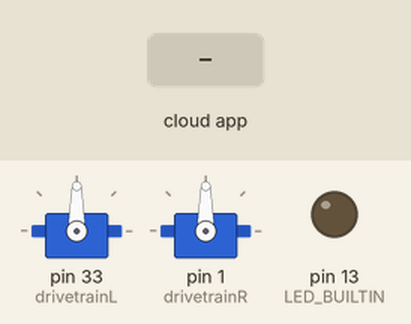
This program was run on a simulated Teensy 4. On the bench: 2 × servo, output pins drawn as LEDs (lit = HIGH). The inputs (shaded band) are chosen by the test bench. The ROS host is connected and sends only what is stated.

Above: at 5.2 s.
5.3 s: the phone or cloud app sets motor_control to 0
At 5.7 s:
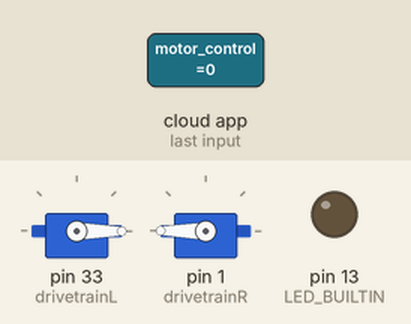
6.8 s: the phone or cloud app sets motor_control to 1
At 7.9 s:
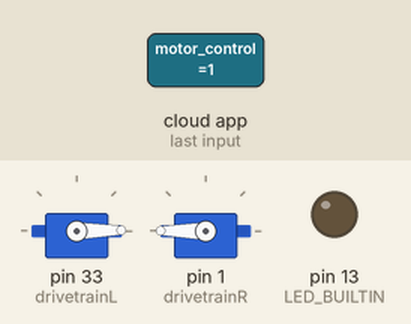
Timing chart, 0 to 9.8 s (numbered marks = the images above; inputs shaded):
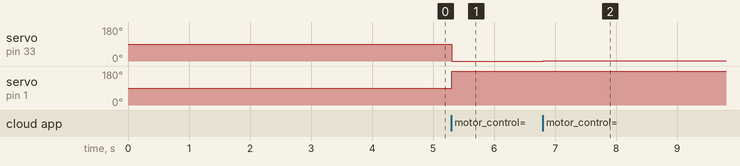

Measured:
- after the input at 5.3 s, servo on pin 33 (drivetrainL): 90° → 0° at once; servo on pin 1 (drivetrainR): 90° → 180° at once
- after the input at 6.8 s, servo on pin 33 (drivetrainL): 0° → 1° at once

The program:

main.cpp
```cpp
#include <Arduino.h>
#include <Servo.h>
#include "main.h"

Servo drivetrainL;
Servo drivetrainR;

rcl_subscription_t motor_control_sub;
//std_msgs__msg__UInt8MultiArray motor_control_msg;
std_msgs__msg__UInt16 motor_control_msg;

rcl_node_t node;
rclc_executor_t executor;
rclc_support_t support;
rcl_allocator_t allocator;

#define MICROROS_MAX_SUBSCRIBERS 4

void motor_control_callback(const void * msgin) {
  const std_msgs__msg__UInt16 * msg = (const std_msgs__msg__UInt16 *)msgin;
  int left, right;
  left = 0xFF & (msg->data);
  right = (msg->data) >> 8;
  //uint8_t *dtl = (uint8_t * )msg;
  digitalToggle(LED_BUILTIN);
  if(left > 170) {
    digitalWrite(LED_BUILTIN, HIGH);
  } else {
    digitalWrite(LED_BUILTIN, LOW);
  }
  drivetrainL.write(left);
  drivetrainR.write(180-right);
}

void setup() {
  // put your setup code here, to run once:
  Serial.begin(115200);
  Serial2.begin(9600);
  Serial2.println("test");
  set_microros_serial_transports(Serial);
  delay(2000);

  allocator = rcl_get_default_allocator();
  //printFuncln("Got default allocator");

  //create init_options

  RCSOFTCHECK(rclc_support_init(&support, 0, NULL, &allocator));
 // printFuncln("rclc_support_init Success.");


  // create node
  RCSOFTCHECK(rclc_node_init_default(&node, "micro_ros_arduino_node", "", &support));
  //printFuncln("rclc_node_init_default Success.");

  // create executor
  RCSOFTCHECK(rclc_executor_init(&executor, &support.context, MICROROS_MAX_SUBSCRIBERS, &allocator));

  pinMode(LED_BUILTIN, OUTPUT);
  drivetrainL.attach(33);
  drivetrainR.attach(1);

  drivetrainL.write(90);
  drivetrainR.write(90);

  RCSOFTCHECK(rclc_subscription_init_default(&motor_control_sub, &node, ROSIDL_GET_MSG_TYPE_SUPPORT(std_msgs, msg, UInt16), "motor_control"));

  RCSOFTCHECK(rclc_executor_add_subscription(&executor, &motor_control_sub, &motor_control_msg, &motor_control_callback, ON_NEW_DATA));

  Serial2.println("Done with setup.");
  delay(2000);
  //digitalWrite(LED_BUILTIN, HIGH);
}

void loop() {

  RCSOFTCHECK(rclc_executor_spin_some(&executor, RCL_MS_TO_NS(100)));
  // put your main code here, to run repeatedly:
}
```

main.h
```cpp
#ifndef LBL_MAIN_H
#define LBL_MAIN_H


#include <micro_ros_platformio.h>

#include <stdio.h>
#include <rcl/rcl.h>
#include <rcl/error_handling.h>
#include <rclc/rclc.h>
#include <rclc/executor.h>

//#include <std_msgs/msg/u_int8_multi_array.h>
#include <std_msgs/msg/u_int16.h>

#define RCCHECK(fn) { rcl_ret_t temp_rc = fn; if((temp_rc != RCL_RET_OK)){Serial2.print(#fn " Error Code: "); Serial2.println(temp_rc); return -1;}}
#define RCSOFTCHECK(fn) { rcl_ret_t temp_rc = fn; if((temp_rc != RCL_RET_OK)){Serial2.print(#fn " Error Code: "); Serial2.println(temp_rc);}}
#define RCCLASSCHECK(fn) { rcl_ret_t temp_rc = fn; if((temp_rc != RCL_RET_OK)){printFunc(#fn " Error Code: "); printFuncln(temp_rc); microros_error = true;}}


#endif // LBL_MAIN_H
```
